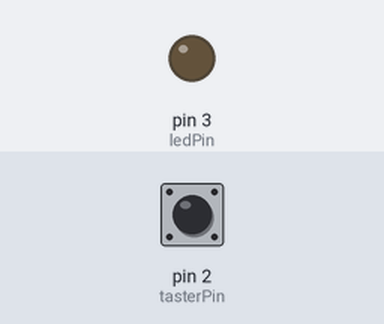
The sketch below on a simulated Arduino Uno, built with avr-gcc and run on an emulated ATmega328P. Shown: output pins drawn as LEDs (lit = HIGH). The test bench sets the inputs (shaded band); at power-on: pin 2 (tasterPin) LOW.

Above: at 1.2 s.
1.3 s: pin 2 (tasterPin) pulled HIGH for 0.25 s
At 1.5 s:
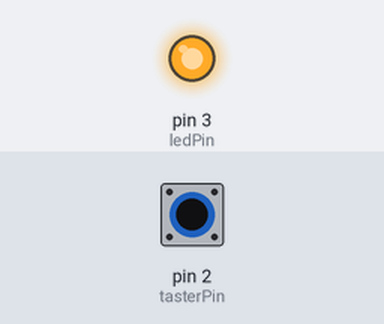
3.1 s: pin 2 (tasterPin) pulled HIGH for 3.2 s
At 7.1 s:
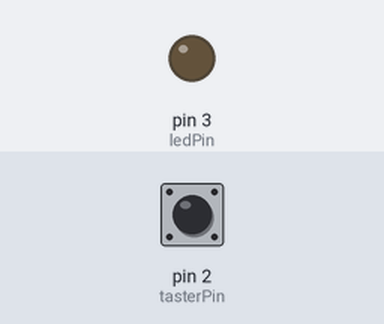
Timing chart, 0 to 8.6 s (numbered marks = the images above; inputs shaded):
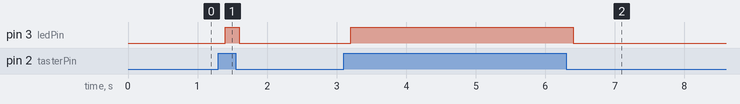

Measured:
- after the input at 1.3 s, pin 3 (ledPin): LOW → HIGH after 0.10 s, → LOW 0.20 s later
- after the input at 3.1 s, pin 3 (ledPin): LOW → HIGH after 0.10 s, → LOW 3.2 s later

The sketch:

blink.ino
```cpp
// Konstanten
const int tasterPin = 2;    // Pin Nummer des Tasters
const int ledPin =  3;      // Pin Nummer der LED des Arduinos

// Variablen
int tasterStatus = 0;       // Variable für den Taster Status


void setup()
{
  pinMode(ledPin, OUTPUT);      // LED Pin wird als Ausgang gesetzt
  pinMode(tasterPin, INPUT);    // Taster Pin wird als Eingang gesetzt
}


void loop()
{
  // Lesen des Status des Taster Pins
  tasterStatus = digitalRead(tasterPin);

  // Prüfen ob der Taster gedrückt ist
  // Wenn der TasterState HIGH ist:
  if (tasterStatus == HIGH)
  {
    digitalWrite(ledPin, HIGH);    // schalte die LED an
    Serial.println( "Schalter AN" );
    Serial.write( "Schalter AN" );
    delay(200);
  }
  // Wenn nicht, schalte die LED aus:
  else
  {
    digitalWrite(ledPin, LOW);    // schalte die LED aus
    Serial.println( "0" );
    delay(200);
  }
}
/*
Arduino Papierschalter v1, 14.03.22
 */
/*
//Konstanten

const int LED = 2;
   // Schalternummern
const int Schalter1 = 3;
const int Schalter2 = 4;

//Variablen

int Status1 = 0;
int Status2 = 0;


void setup(){
    //LED Ist Ausgang
    pinMode(LED, OUTPUT);
     //Schalter werden Inputs
    pinMode( Schalter1, INPUT );
    pinMode( Schalter2, INPUT );
    Serial.begin(9600);

}

void loop(){

    Status1 = digitalRead(Schalter1);
    Status2 = digitalRead(Schalter2);

    if (Status1 == HIGH)
    {
      digitalWrite(LED, HIGH);
      Serial.write(" 1 ON");
    }
    else
    {
     digitalWrite(LED, LOW);
    }
}
*/
```
